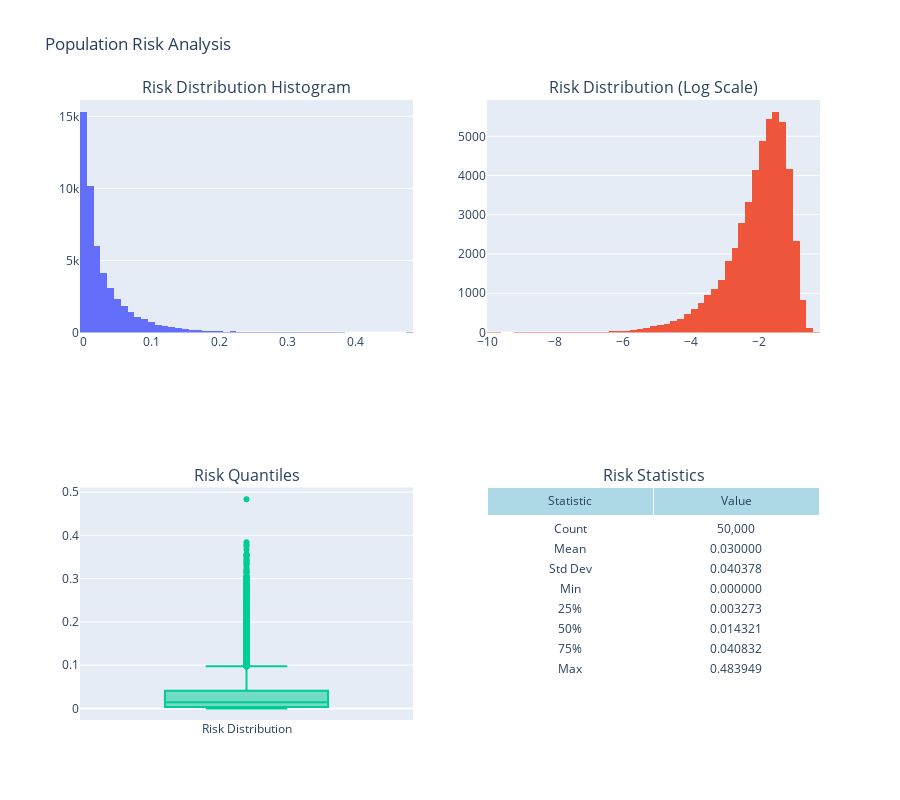

Write notebook code for a chart like this one.
### Markdown cell above
## 👥 Population Analysis {#population}

### Code cell
# Population risk distribution analysis
if 'patient_risks' in data:
    risks = data['patient_risks']['base_risk']
    
    if PLOTLY_AVAILABLE:
        # Create interactive risk distribution plot with plotly
        fig = make_subplots(
            rows=2, cols=2,
            subplot_titles=[
                'Risk Distribution Histogram',
                'Risk Distribution (Log Scale)',
                'Risk Quantiles',
                'Risk Statistics'
            ],
            specs=[[{"type": "histogram"}, {"type": "histogram"}],
                   [{"type": "box"}, {"type": "table"}]]
        )
        
        # Histogram
        fig.add_trace(
            go.Histogram(x=risks, nbinsx=50, name="Risk Distribution"),
            row=1, col=1
        )
        
        # Log scale histogram
        fig.add_trace(
            go.Histogram(x=np.log10(risks + 1e-10), nbinsx=50, name="Log Risk"),
            row=1, col=2
        )
        
        # Box plot
        fig.add_trace(
            go.Box(y=risks, name="Risk Distribution"),
            row=2, col=1
        )
        
        # Statistics table
        risk_stats = {
            'Statistic': ['Count', 'Mean', 'Std Dev', 'Min', '25%', '50%', '75%', 'Max'],
            'Value': [
                f"{len(risks):,}",
                f"{risks.mean():.6f}",
                f"{risks.std():.6f}",
                f"{risks.min():.6f}",
                f"{risks.quantile(0.25):.6f}",
                f"{risks.median():.6f}",
                f"{risks.quantile(0.75):.6f}",
                f"{risks.max():.6f}"
            ]
        }
        
        fig.add_trace(
            go.Table(
                header=dict(values=list(risk_stats.keys()), fill_color='lightblue'),
                cells=dict(values=list(risk_stats.values()), fill_color='white')
            ),
            row=2, col=2
        )
        
        fig.update_layout(
            height=800,
            title_text="Population Risk Analysis",
            showlegend=False
        )
        
        fig.show()
    else:
        # Matplotlib fallback
        fig, axes = plt.subplots(2, 2, figsize=(14, 10))
        fig.suptitle('Population Risk Analysis', fontsize=16)
        
        # Risk distribution histogram
        axes[0, 0].hist(risks, bins=50, alpha=0.7, edgecolor='black')
        axes[0, 0].set_xlabel('Base Annual Risk')
        axes[0, 0].set_ylabel('Number of Patients')
        axes[0, 0].set_title('Risk Distribution Histogram')
        axes[0, 0].grid(True, alpha=0.3)
        
        # Log scale histogram
        axes[0, 1].hist(np.log10(risks + 1e-10), bins=50, alpha=0.7, edgecolor='black', color='orange')
        axes[0, 1].set_xlabel('Log10(Base Risk)')
        axes[0, 1].set_ylabel('Number of Patients')
        axes[0, 1].set_title('Risk Distribution (Log Scale)')
        axes[0, 1].grid(True, alpha=0.3)
        
        # Box plot
        axes[1, 0].boxplot(risks)
        axes[1, 0].set_ylabel('Risk Level')
        axes[1, 0].set_title('Risk Distribution Box Plot')
        axes[1, 0].grid(True, alpha=0.3)
        
        # Statistics table - fix the f-string syntax
        axes[1, 1].axis('off')
        
        # Create statistics text (avoid f-string with escaped triple quotes)
        count_val = len(risks)
        mean_val = risks.mean()
        std_val = risks.std()
        min_val = risks.min()
        q25_val = risks.quantile(0.25)
        median_val = risks.median()
        q75_val = risks.quantile(0.75)
        max_val = risks.max()
        
        risk_stats_text = f"""Risk Statistics
        
Count: {count_val:,}
Mean: {mean_val:.6f}
Std Dev: {std_val:.6f}
Min: {min_val:.6f}
25%: {q25_val:.6f}
50%: {median_val:.6f}
75%: {q75_val:.6f}
Max: {max_val:.6f}"""
        
        axes[1, 1].text(0.1, 0.9, risk_stats_text, transform=axes[1, 1].transAxes,
                        fontsize=12, verticalalignment='top', fontfamily='monospace',
                        bbox=dict(boxstyle='round', facecolor='lightblue', alpha=0.5))
        
        plt.tight_layout()
        plt.show()
        
    # Print summary statistics
    print("📊 Population Risk Statistics:")
    print(f"   Count: {len(risks):,}")
    print(f"   Mean: {risks.mean():.6f}")
    print(f"   Std Dev: {risks.std():.6f}")
    print(f"   Min: {risks.min():.6f}")
    print(f"   Max: {risks.max():.6f}")
    print(f"   Median: {risks.median():.6f}")
else:
    print("❌ Patient risk data not available")

### Figure 1 — Plotly figure (JSON) as saved in the notebook; plotly's stock layout.template omitted (floating-point values rounded to 4 significant figures; data arrays with more than 128 entries replaced by an {"elided": "..."} marker saying what was removed)
{"data": [{"name": "Risk Distribution", "nbinsx": 50, "type": "histogram", "x": {"elided": "50000 float values"}, "xaxis": "x", "yaxis": "y"}, {"name": "Log Risk", "nbinsx": 50, "type": "histogram", "x": {"elided": "50000 float values"}, "xaxis": "x2", "yaxis": "y2"}, {"name": "Risk Distribution", "type": "box", "xaxis": "x3", "y": {"elided": "50000 float values"}, "yaxis": "y3"}, {"cells": {"fill": {"color": "white"}, "values": [["Count", "Mean", "Std Dev", "Min", "25%", "50%", "75%", "Max"], ["50,000", "0.030000", "0.040378", "0.000000", "0.003273", "0.014321", "0.040832", "0.483949"]]}, "domain": {"x": [0.55, 1], "y": [0, 0.375]}, "header": {"fill": {"color": "lightblue"}, "values": ["Statistic", "Value"]}, "type": "table"}], "layout": {"annotations": [{"font": {"size": 16}, "showarrow": false, "text": "Risk Distribution Histogram", "x": 0.225, "xanchor": "center", "xref": "paper", "y": 1, "yanchor": "bottom", "yref": "paper"}, {"font": {"size": 16}, "showarrow": false, "text": "Risk Distribution (Log Scale)", "x": 0.775, "xanchor": "center", "xref": "paper", "y": 1, "yanchor": "bottom", "yref": "paper"}, {"font": {"size": 16}, "showarrow": false, "text": "Risk Quantiles", "x": 0.225, "xanchor": "center", "xref": "paper", "y": 0.375, "yanchor": "bottom", "yref": "paper"}, {"font": {"size": 16}, "showarrow": false, "text": "Risk Statistics", "x": 0.775, "xanchor": "center", "xref": "paper", "y": 0.375, "yanchor": "bottom", "yref": "paper"}], "height": 800, "showlegend": false, "title": {"text": "Population Risk Analysis"}, "xaxis": {"anchor": "y", "domain": [0, 0.45]}, "xaxis2": {"anchor": "y2", "domain": [0.55, 1]}, "xaxis3": {"anchor": "y3", "domain": [0, 0.45]}, "yaxis": {"anchor": "x", "domain": [0.625, 1]}, "yaxis2": {"anchor": "x2", "domain": [0.625, 1]}, "yaxis3": {"anchor": "x3", "domain": [0, 0.375]}}}
